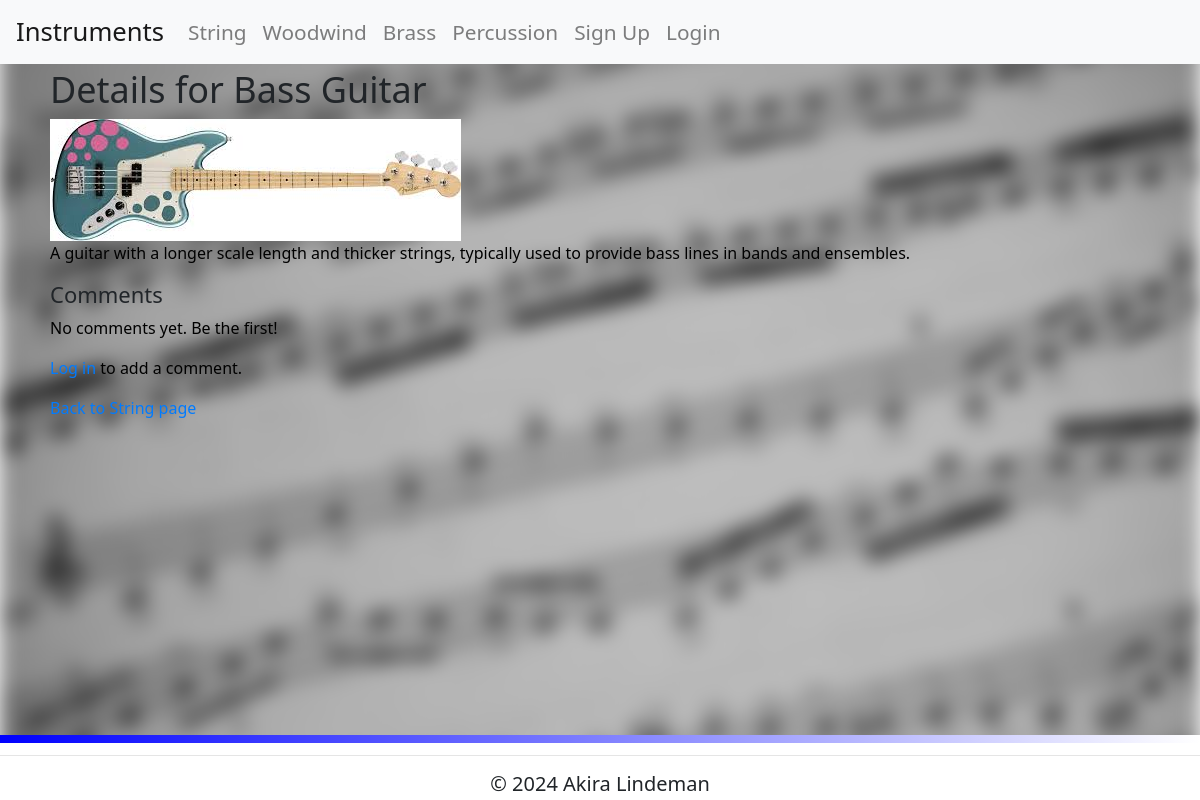
Before: /instrument/7 with the older database file.
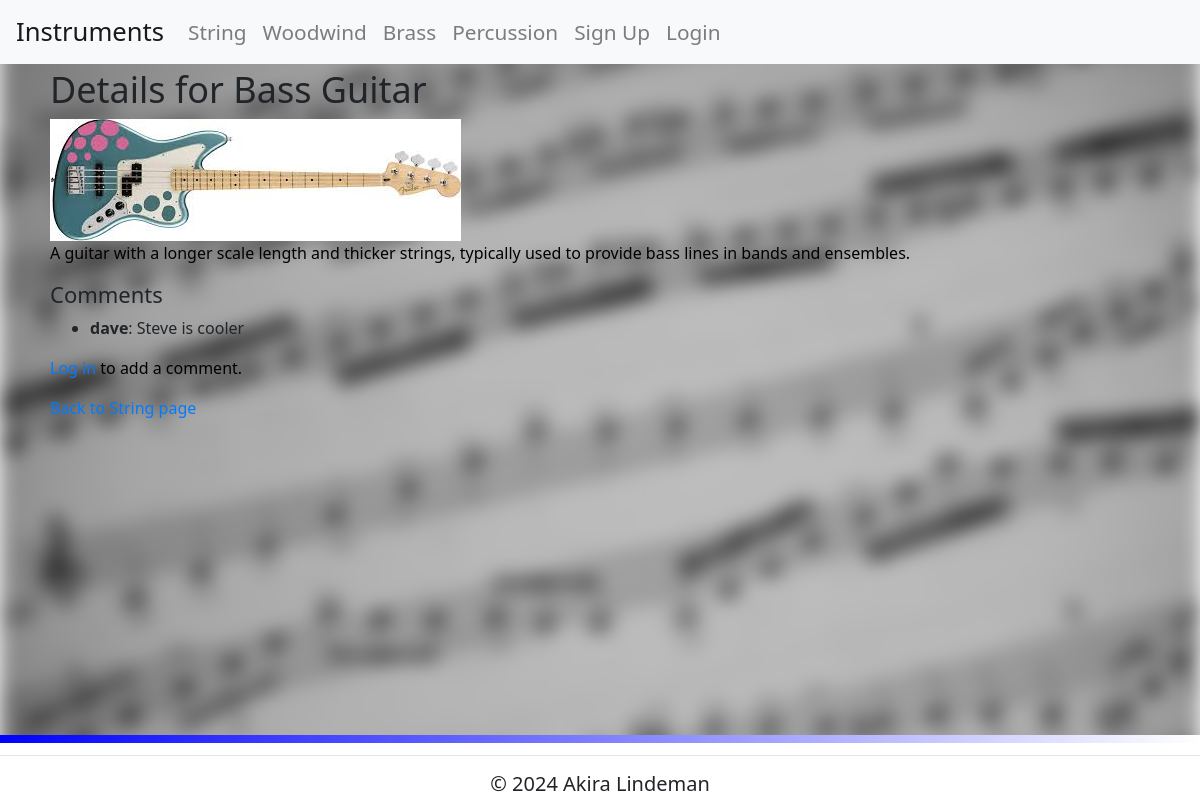
After: the same page with the newer database file.
### tables this page shows
CREATE TABLE Instrument (id INTEGER PRIMARY KEY, name TEXT, familyid INTEGER REFERENCES InstrumentFamily (id), description TEXT, image TEXT);

CREATE TABLE Comments (id INTEGER PRIMARY KEY, instrument_id INTEGER REFERENCES Instrument (id), user_id INTEGER REFERENCES Users (id), unchecked_comment TEXT, checked_comment TEXT);

CREATE TABLE Users (id INTEGER PRIMARY KEY AUTOINCREMENT, username TEXT, password TEXT);

### routes.py (the view)
@app.route('/instrument/<int:instrument_id>')
def instrument_details(instrument_id):
    instrument_query = "SELECT * FROM Instrument WHERE id = ?"
    instrument = sql_queries(instrument_query, (instrument_id,), 'fetchone')
    comments_query = """
    SELECT Comments.id, Comments.unchecked_comment, Comments.checked_comment, Users.username, Comments.user_id
    FROM Comments
    JOIN Users ON Comments.user_id = Users.id
    WHERE Comments.instrument_id = ?
    """
    comments = sql_queries(comments_query, (instrument_id,), 'fetchall')
    return render_template('instrument.html', instrument=instrument, page='instrument', comments=comments)

### routes.py (called while the page is built)
def sql_queries(query, params, option):
    connection = sqlite3.connect('instruments.db')
    cursor = connection.cursor()
    cursor.execute(query, params)
    if option == 'fetchone':
        result = cursor.fetchone()
        connection.close()
        return result
    elif option == 'fetchall':
        result = cursor.fetchall()
        connection.close()
        return result
    elif option == 'commit':
        connection.commit()
        connection.close()

### templates/instrument.html (shortened to what this page needs)
{% extends 'layout.html' %}
{% block content %}
  <div id="content">
  <h1>Details for {{ instrument[1] }}</h1>
    <img src="{{ instrument[4] }}" alt="Image of {{ instrument[1] }}">
    <p>{{ instrument[3] }}</p>
    <h2>Comments</h2>
    {% if comments %}
    <ul>
      {% for comment in comments %}
        <li>
          <strong>{{ comment[3] }}</strong>: {{ comment[2] }}
        </li>
      {% endfor %}
    </ul>
    {% else %}
      <p>No comments yet. Be the first!</p>
    {% endif %}
    {% if session.get('user_id') %}
      <a href="{{ url_for('add_comment', instrument_id=instrument[0]) }}" class="btn btn-primary">Add Comment</a>
    {% else %}
      <p><a href="{{ url_for('login') }}">Log in</a> to add a comment.</p>
    {% endif %}
    <p><a href="{{ url_for('string') }}">Back to String page</a></p>
  </div>
{% endblock %}

### templates/layout.html (shortened to what this page needs)
<!DOCTYPE html>
<html>
<head>
    <link rel="stylesheet" href="https://stackpath.bootstrapcdn.com/bootstrap/4.3.1/css/bootstrap.min.css">
    <link rel="stylesheet" href="{{ url_for('static', filename='style.css') }}">
</head>
<body>
    <nav>
        {% include "nav.html" %}
    </nav>
        <div class="container mt-4">
            {% block content %}
            {% endblock %}
        </div>
        <footer class="footer">
            <hr>
            <h2>&copy; 2024 Akira Lindeman</h2>
        </footer>
</body>
</html>

### templates/nav.html
<nav class="navbar navbar-expand-lg navbar-light bg-light fixed-top">
  <a class="navbar-brand" href="/string">Instruments</a>
    <div class="collapse navbar-collapse" id="navbarNav">
      <ul class="navbar-nav">
        <li class="nav-item"><a class="nav-link" href="/string">String</a></li>
        <li class="nav-item"><a class="nav-link" href="/woodwind">Woodwind</a></li>
        <li class="nav-item"><a class="nav-link" href="/brass">Brass</a></li>
        <li class="nav-item"><a class="nav-link" href="/percussion">Percussion</a></li>
        {% if session.get('user_id') %}
          <li class="nav-item"><a class="nav-link" href="/logout">Logout</a></li>
        {% else %}
          <li class="nav-item"><a class="nav-link" href="/signup">Sign Up</a></li>
          <li class="nav-item"><a class="nav-link" href="/login">Login</a></li>
        {% endif %}
      </ul>
    </div>
<link rel="stylesheet" href="style.css">

### static/style.css (style rules this page uses)
html, body { height: 100%; margin: 0; }
.navbar { margin-bottom: 20px; }
.navbar-brand { font-size: 1.6em; }
.nav-item .nav-link { font-size: 1.3em; color: #555; }
body::before { content: ""; position: fixed; top: 0; left: 0; width: 100%; height: 100%; background-image: url("/static/pictures/background.jpeg"); background-repeat: no-repeat; background-position: center; background-attachment: fixed; background-size: cover; filter: blur(10px); z-index: -1; pointer-events: none; }
p { color: rgb(0, 0, 0); }
.footer::before { content: ''; background: linear-gradient(to right, blue, white); height: 8px; width: 100%; position: absolute; top: 0; left: 0; }
.container { grid-row: 2; padding: 20px; padding-bottom: 70px; }
.footer { grid-row: 3; background-color: #ffffff; position: fixed; text-align: center; padding: 4px 0; width: 100%; font-size: 0.8em; bottom: 0; }
.footer h2 { font-size: 20px; margin: 0; }

Changed rows visible on the page:
added Comments: username "dave", checked_comment "Steve is cooler"
Other visible differences:
text no longer shown: "No comments yet. Be the first!"
